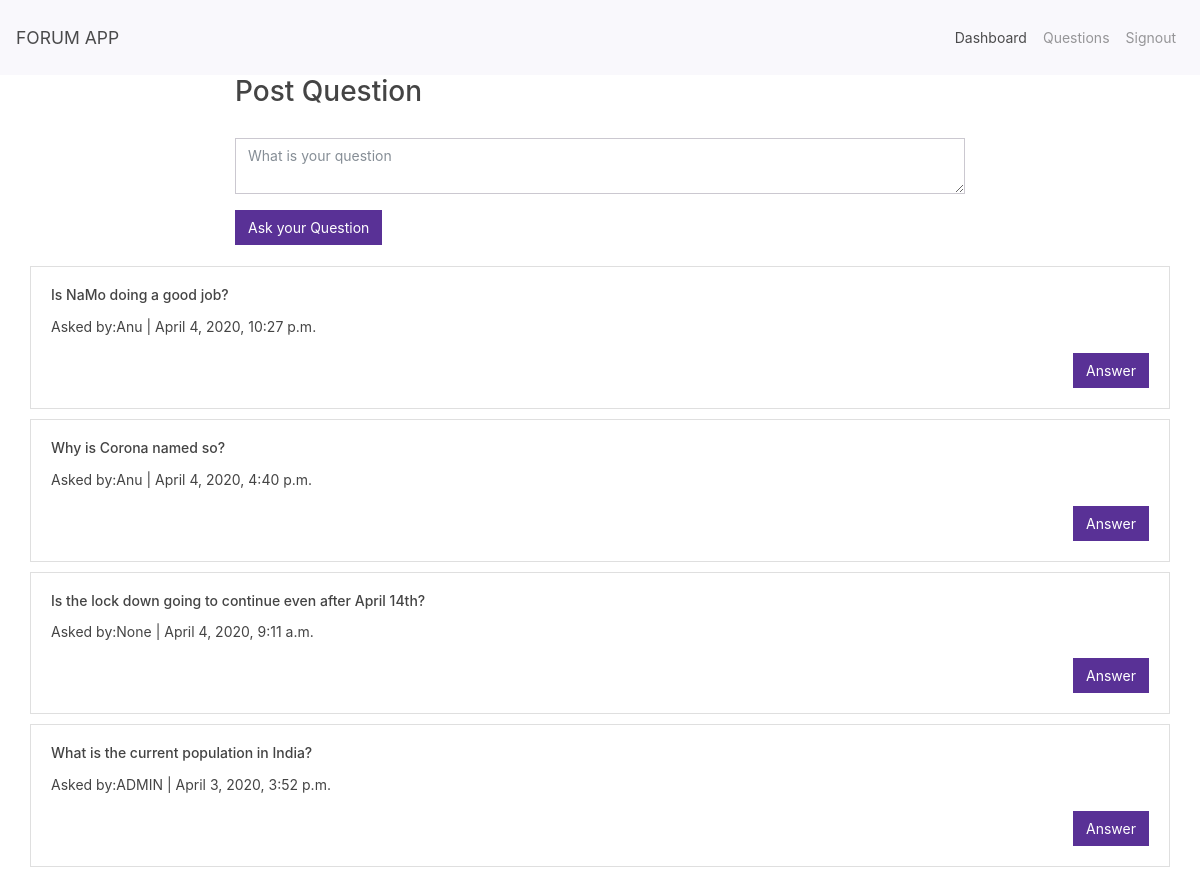
Screenshot of /questions/ with the database file from the repository.
### forumapp/models.py (models this page shows, shortened)
class Question(models.Model):
	author=models.ForeignKey(User,on_delete=models.CASCADE,null=True,blank=True)
	question=models.CharField(max_length=100)
	timestamp=models.DateTimeField()

### forumapp/views.py (the view, shortened to what this page needs)
# urls.py: path("questions/",questions),
def questions(request):
	user=request.user
	all_questions=Question.objects.all().order_by("-timestamp")
	return render(request,"question.html",{"all_questions":all_questions})

### forumapp/templates/question.html (shortened to what this page needs)
{% extends 'base1.html' %}
{% block body %}
<div class="container">
	<div class="row">
		<div class="col-md-2"></div>
		<div class="col-md-8">
		<div class="sub-head">
			<h2>Post Question</h2>
		</div><br>
		<form action="/questions/" method="POST">
			<div class="form-group">
				<textarea class="form-control" name="question" placeholder="What is your question"></textarea>
			</div>
			<button type="submit" class="btn btn-primary">Ask your Question</button>
		</form>
		<br>
	</div>
	{% for questions in all_questions %}
	<div class="card" style="width: 100%;margin-bottom: 10px;">
		<div class="card-body">
			<h6 class="card-title">{{questions.question}}</h6>
			<p class="card-text">Asked by:{{questions.author}} | {{questions.timestamp}}</p>
			<a href="/discussion/{{questions.id}}/" class="btn btn-primary" style="float: right;">Answer</a>
		</div>
	</div><br>
	{% endfor %}
</div>
</div>
{% endblock %}

### rows the page displays
Question: question "Is NaMo doing a good job?", author "Anu", timestamp "April 4, 2020, 10:27 p.m."
Question: question "Why is Corona named so?", author "Anu", timestamp "April 4, 2020, 4:40 p.m."
Question: question "Is the lock down going to continue even after April 14th?", author "None", timestamp "April 4, 2020, 9:11 a.m."
Question: question "What is the current population in India?", author "ADMIN", timestamp "April 3, 2020, 3:52 p.m."
